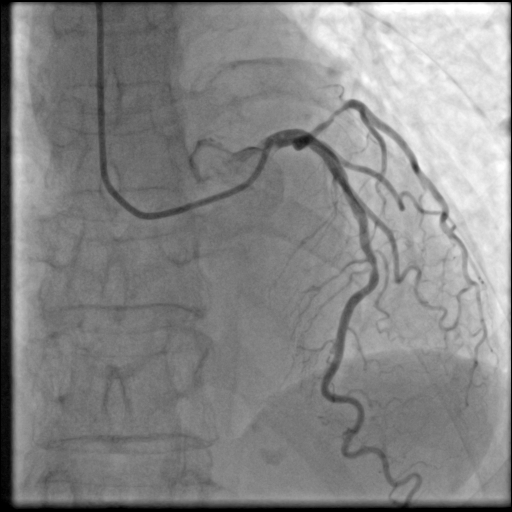
#> input picture Angiogram_1.png, 512 x 512 px
$ python advanced_vessel_analysis.py
#> lines starting #> are read from the running program, lines starting #| are printed output that depends on the picture; after the words box and inside, x2 and y2 are one past the last pixel; in counts of white or black regions, pixels touching at a corner belong together
#!/usr/bin/env python3
"""
Advanced Vessel Analysis Pipeline
Combines sophisticated vessel segmentation, skeletonization, diameter measurement,
and stenosis quantification for angiogram analysis.

Key Features:
- Frangi vesselness filtering for enhanced vessel detection
- Medial axis transform for accurate diameter measurement
- Graph-based skeleton analysis for vessel centerlines
- Quantitative stenosis detection with %DS calculation
- Comprehensive outputs: overlays, profiles, and CSV data
"""

import os
import cv2
import numpy as np
import pandas as pd
import matplotlib.pyplot as plt
from scipy.signal import find_peaks
from scipy.ndimage import gaussian_filter, binary_fill_holes
from skimage import io, img_as_float
from skimage.filters import frangi, threshold_otsu
from skimage.morphology import (closing, opening, remove_small_holes,
                               remove_small_objects, disk, medial_axis, dilation)
from skimage.segmentation import clear_border
import networkx as nx

# ---------------------------
# Configuration Parameters
# ---------------------------
MIN_OBJECT_SIZE = 200
CLAHE_CLIP = 2.0
CLAHE_TILE = (8, 8)
GAUSS_SIGMA = 1.0
FRANGI_BETA = 0.5
FRANGI_GAMMA = 25
CLOSE_RADIUS = 3
OPEN_RADIUS = 1

ROLL_WINDOW = 80          # samples for proximal reference
ROLL_PERCENT = 0.90       # P90
EDGE_EXCLUDE = 15         # ignore ends when picking min diameter
MIN_REF_DIAM = 1.0        # px; ignore minima with tiny reference

# ---------------------------
# Core Analysis Functions
# ---------------------------

def enhance_gray(gray, clahe_clip=CLAHE_CLIP, clahe_tile=CLAHE_TILE, sigma=GAUSS_SIGMA):
    """Enhanced contrast and noise reduction for angiogram images"""
    g8 = cv2.normalize(gray, None, 0, 255, cv2.NORM_MINMAX).astype(np.uint8)
    clahe = cv2.createCLAHE(clipLimit=clahe_clip, tileGridSize=clahe_tile)
    g8 = clahe.apply(g8)
    g = g8.astype(np.float32) / 255.0
    g = gaussian_filter(g, sigma=sigma)
    return g

def build_fov_mask(gray, right_strip_px=110, bottom_strip_px=15):
    """Create field-of-view mask to exclude imaging artifacts"""
    m = np.ones_like(gray, dtype=bool)
    m[:6, :] = False
    m[-6:, :] = False
    m[:, :6] = False
    m[:, -6:] = False
    if right_strip_px > 0:
        m[:, -right_strip_px:] = False
    if bottom_strip_px > 0:
        m[-bottom_strip_px:, :] = False
    return m

def segment_vessels_advanced(gray, fov_mask, min_obj=MIN_OBJECT_SIZE,
                           close_r=CLOSE_RADIUS, open_r=OPEN_RADIUS, ridge_dilate=3):
    """
    Advanced vessel segmentation using Frangi vesselness and morphological operations
    Returns (vessel_mask, vesselness_map)
    """
    # Enhanced preprocessing
    g = enhance_gray(gray)
    inv = 1.0 - g  # arteries darker → higher in inv

    # Black-hat transform to remove low-frequency background
    se = cv2.getStructuringElement(cv2.MORPH_ELLIPSE, (21, 21))
    closing_g = cv2.morphologyEx((g * 255).astype(np.uint8), cv2.MORPH_CLOSE, se)
    blackhat = (closing_g.astype(np.float32) - (g * 255)).clip(0, 255) / 255.0

    # Frangi vesselness on inverted gray (dark vessels become bright)
    vesselness = frangi(inv, beta=FRANGI_BETA, gamma=FRANGI_GAMMA)
    vesselness = (vesselness - vesselness.min()) / (vesselness.max() - vesselness.min() + 1e-8)

    # Candidate vessels by Otsu thresholding on blackhat within FOV
    bh = blackhat.copy()
    bh[~fov_mask] = 0
    t_bh = threshold_otsu(bh[fov_mask])
    vessels_initial = bh > t_bh

    # Gate with vesselness ridges (dilated) to keep only vascular structures
    ridge = vesselness > np.percentile(vesselness[fov_mask], 70)
    ridge = dilation(ridge, disk(ridge_dilate))
    vessel_mask = vessels_initial & ridge

    # Morphological cleanup
    vessel_mask = binary_fill_holes(vessel_mask)
    vessel_mask = closing(vessel_mask, disk(close_r))
    vessel_mask = opening(vessel_mask, disk(open_r))
    vessel_mask = remove_small_objects(vessel_mask, min_size=min_obj)
    vessel_mask = remove_small_holes(vessel_mask, area_threshold=min_obj // 2)
    vessel_mask = clear_border(vessel_mask)

    # Keep largest connected component
    num_labels, labels = cv2.connectedComponents(vessel_mask.astype(np.uint8), connectivity=8)
    if num_labels > 1:
        counts = np.bincount(labels.ravel())
        keep = np.argmax(counts[1:]) + 1 if counts.size > 1 else 0
        vessel_mask = (labels == keep)
    else:
        vessel_mask = (labels > 0)

    return vessel_mask, vesselness

def extract_skeleton_with_diameters(mask):
    """Extract skeleton using medial axis transform with diameter measurements"""
    skel, dist = medial_axis(mask, return_distance=True)
    y, x = np.nonzero(skel)
    coords = np.column_stack([y, x])
    diameters = 2.0 * dist[skel]  # Convert radius to diameter
    return skel, dist, coords, diameters

def find_main_vessel_path(skeleton):
    """Find main vessel path using simple distance-based approach"""
    # Get skeleton coordinates
    ys, xs = np.nonzero(skeleton)
    if len(ys) == 0:
        return np.array([]), np.array([])

    coords = np.column_stack([ys, xs])

    # Find endpoints (points with only one neighbor)
    endpoints = []
    for i, (y, x) in enumerate(coords):
        neighbors = 0
        for dy in [-1, 0, 1]:
            for dx in [-1, 0, 1]:
                if dy == 0 and dx == 0:
                    continue
                ny, nx = y + dy, x + dx
                if 0 <= ny < skeleton.shape[0] and 0 <= nx < skeleton.shape[1]:
                    if skeleton[ny, nx]:
                        neighbors += 1
        if neighbors <= 1:
            endpoints.append(i)

    if len(endpoints) < 2:
        # If no clear endpoints, find two most distant points
        if len(coords) < 2:
            return np.arange(len(coords)), coords

        # Find the two points that are farthest apart
        max_dist = 0
        best_pair = (0, len(coords)-1)
        for i in range(len(coords)):
            for j in range(i+1, len(coords)):
                dist = np.linalg.norm(coords[i] - coords[j])
                if dist > max_dist:
                    max_dist = dist
                    best_pair = (i, j)

        # Create simple path from start to end
        start_idx, end_idx = best_pair
        path_indices = np.arange(min(start_idx, end_idx), max(start_idx, end_idx) + 1)
        return path_indices, coords

    # Find path between two furthest endpoints
    ep1, ep2 = endpoints[0], endpoints[-1]
    if len(endpoints) > 2:
        max_dist = 0
        for i in range(len(endpoints)):
            for j in range(i+1, len(endpoints)):
                dist = np.linalg.norm(coords[endpoints[i]] - coords[endpoints[j]])
                if dist > max_dist:
                    max_dist = dist
                    ep1, ep2 = endpoints[i], endpoints[j]

    # Create path by sorting points along the line between endpoints
    start_pt = coords[ep1]
    end_pt = coords[ep2]

    # Project all points onto the line between start and end
    line_vec = end_pt - start_pt
    line_length = np.linalg.norm(line_vec)
    if line_length == 0:
        return np.arange(len(coords)), coords

    line_unit = line_vec / line_length

    projections = []
    for i, pt in enumerate(coords):
        vec_to_pt = pt - start_pt
        projection = np.dot(vec_to_pt, line_unit)
        projections.append((projection, i))

    # Sort by projection to get ordered path
    projections.sort(key=lambda x: x[0])
    path_indices = np.array([idx for _, idx in projections])

    return path_indices, coords

def calculate_rolling_reference(diameters, window=ROLL_WINDOW, percentile=ROLL_PERCENT):
    """Calculate rolling reference diameter for stenosis quantification"""
    s = pd.Series(diameters)
    ref = s.rolling(window, min_periods=max(10, window // 4)).quantile(percentile)
    ref = ref.bfill().ffill().to_numpy()
    return ref

def measure_stenosis_profile(coords, diameters, path_order):
    """Measure stenosis along the vessel path"""
    # Extract ordered coordinates and diameters along path
    ordered_coords = coords[path_order, :]
    ordered_diameters = diameters[path_order]

    # Calculate rolling reference diameter
    ref_diameters = calculate_rolling_reference(ordered_diameters)

    # Calculate percent diameter stenosis
    pds = (1.0 - (ordered_diameters / (ref_diameters + 1e-8))) * 100.0

    # Find minimum diameter location (excluding edges)
    lo = EDGE_EXCLUDE
    hi = len(ordered_diameters) - EDGE_EXCLUDE
    if hi > lo:
        min_idx = np.argmin(ordered_diameters[lo:hi]) + lo
    else:
        min_idx = np.argmin(ordered_diameters)

    # Ensure reference diameter is significant
    if ref_diameters[min_idx] < MIN_REF_DIAM:
        for k in np.argsort(ordered_diameters):
            if ref_diameters[k] >= MIN_REF_DIAM:
                min_idx = int(k)
                break

    return ordered_coords, ordered_diameters, ref_diameters, pds, int(min_idx)

def detect_stenoses(diameters, pds, rel_drop=0.4, abs_drop=2.0, window=15):
    """Detect stenoses based on sudden diameter drops"""
    d = np.asarray(diameters)
    stenoses = []

    # Compute gradient for V-shape detection
    grad = np.gradient(d)

    # Find local minima as potential stenosis points
    mins, _ = find_peaks(-d)

    for i in mins:
        left = max(0, i - window)
        right = min(len(d), i + window)
        d_left = np.max(d[left:i]) if i > left else d[i]
        d_right = np.max(d[i:right]) if i < right else d[i]

        drop = max(d_left - d[i], d_right - d[i])
        rel_drop_val = drop / (max(d_left, d_right) + 1e-8)

        # Stenosis criteria: significant drop + V-shape
        is_significant_drop = (drop >= abs_drop or rel_drop_val >= rel_drop)
        is_v_shape = (i > 0 and i < len(grad) - 1 and
                     grad[i-1] < 0 and grad[i+1] > 0)

        if is_significant_drop and is_v_shape:
            stenoses.append(i)

    # Sort by severity (narrowest first)
    stenoses = sorted(stenoses, key=lambda j: d[j])
    return stenoses

def create_overlay_visualization(image, coords, diameters, pds, stenosis_idx, output_path):
    """Create comprehensive overlay visualization"""
    # Convert to 8-bit RGB
    img_8bit = cv2.normalize(image, None, 0, 255, cv2.NORM_MINMAX).astype(np.uint8)
    overlay = cv2.cvtColor(img_8bit, cv2.COLOR_GRAY2BGR)

    # Draw vessel centerline
    for i in range(len(coords) - 1):
        pt1 = (int(coords[i, 1]), int(coords[i, 0]))
        pt2 = (int(coords[i+1, 1]), int(coords[i+1, 0]))
        cv2.line(overlay, pt1, pt2, (255, 255, 0), 1)  # Yellow centerline

    # Highlight stenosis location
    if stenosis_idx < len(coords):
        center_y, center_x = coords[stenosis_idx]
        center_pt = (int(center_x), int(center_y))

        # Draw stenosis marker
        cv2.drawMarker(overlay, center_pt, (0, 0, 255),
                      markerType=cv2.MARKER_CROSS, markerSize=14, thickness=2)

        # Draw diameter measurement line
        diameter_px = diameters[stenosis_idx]
        radius = max(1, int(diameter_px / 2))

        # Calculate perpendicular direction for diameter line
        if stenosis_idx > 0 and stenosis_idx < len(coords) - 1:
            # Use neighboring points to find tangent direction
            prev_pt = coords[stenosis_idx - 1]
            next_pt = coords[stenosis_idx + 1]
            tangent = next_pt - prev_pt
            tangent = tangent / (np.linalg.norm(tangent) + 1e-6)
            normal = np.array([-tangent[1], tangent[0]])  # Perpendicular
        else:
            normal = np.array([0, 1])  # Default direction

        # Draw diameter line
        offset = normal * radius
        pt1 = (int(center_x - offset[1]), int(center_y - offset[0]))
        pt2 = (int(center_x + offset[1]), int(center_y + offset[0]))
        cv2.line(overlay, pt1, pt2, (0, 0, 255), 2)

        # Add stenosis percentage label
        pds_val = pds[stenosis_idx]
        label = f"{pds_val:.0f}% DS"
        cv2.putText(overlay, label, (int(center_x) + 8, int(center_y) - 8),
                   cv2.FONT_HERSHEY_SIMPLEX, 0.5, (0, 0, 255), 1, cv2.LINE_AA)

    cv2.imwrite(output_path, overlay)
    return overlay

def create_diameter_profile_plot(diameters, ref_diameters, pds, stenosis_idx, output_path, image_name):
    """Create diameter profile plot"""
    fig, (ax1, ax2) = plt.subplots(2, 1, figsize=(12, 8))

    # Diameter plot
    indices = np.arange(len(diameters))
    ax1.plot(indices, diameters, 'b-', linewidth=2, label='Diameter (px)')
    ax1.plot(indices, ref_diameters, 'g--', linewidth=1.5, label='Reference (P90)')

    # Mark stenosis
    if stenosis_idx < len(diameters):
        ax1.plot(stenosis_idx, diameters[stenosis_idx], 'ro', markersize=8,
                label=f'Stenosis ({pds[stenosis_idx]:.1f}% DS)')

    ax1.set_xlabel('Centerline Index')
    ax1.set_ylabel('Diameter (pixels)')
    ax1.set_title(f'Vessel Diameter Profile: {image_name}')
    ax1.legend()
    ax1.grid(True, alpha=0.3)

    # Percent diameter stenosis plot
    ax2.plot(indices, pds, 'r-', linewidth=2, label='% Diameter Stenosis')
    ax2.axhline(y=50, color='orange', linestyle='--', alpha=0.7, label='50% DS threshold')
    ax2.axhline(y=70, color='red', linestyle='--', alpha=0.7, label='70% DS threshold')

    if stenosis_idx < len(pds):
        ax2.plot(stenosis_idx, pds[stenosis_idx], 'ro', markersize=8)

    ax2.set_xlabel('Centerline Index')
    ax2.set_ylabel('% Diameter Stenosis')
    ax2.set_title('Stenosis Profile')
    ax2.legend()
    ax2.grid(True, alpha=0.3)
    ax2.set_ylim(0, 100)

    plt.tight_layout()
    plt.savefig(output_path, dpi=150, bbox_inches='tight')
    plt.close()

def process_angiogram_advanced(image_path, output_dir="advanced_output", px_size=None):
    """Complete advanced angiogram analysis pipeline"""
    # Create output directory
    os.makedirs(output_dir, exist_ok=True)

    # Read and preprocess image
    try:
        image = img_as_float(io.imread(image_path, as_gray=True))
    except:
        print(f"Error: Could not read image {image_path}")
        return None

    base_name = os.path.splitext(os.path.basename(image_path))[0]
    print(f"\nProcessing {image_path}...")

    # Create field-of-view mask
    fov_mask = build_fov_mask(image)

    # Advanced vessel segmentation
    vessel_mask, vesselness = segment_vessels_advanced(image, fov_mask)

    # Extract skeleton with diameter measurements
    skeleton, distance_map, coords, diameters = extract_skeleton_with_diameters(vessel_mask)

    # Find main vessel path
    path_indices, path_coords = find_main_vessel_path(skeleton)

    if len(path_indices) == 0:
        print(f"Warning: No valid vessel path found in {image_path}")
        return None

    # Measure stenosis profile along main vessel
    ordered_coords, ordered_diams, ref_diams, pds, min_idx = measure_stenosis_profile(
        coords, diameters, path_indices)

    # Detect stenoses
    stenosis_indices = detect_stenoses(ordered_diams, pds)
    primary_stenosis_idx = stenosis_indices[0] if stenosis_indices else min_idx

    # Save intermediate results
    cv2.imwrite(f"{output_dir}/{base_name}_vesselness.png",
                (vesselness * 255).astype(np.uint8))
    cv2.imwrite(f"{output_dir}/{base_name}_mask.png",
                (vessel_mask.astype(np.uint8)) * 255)

    # Create skeleton visualization
    img_8bit = cv2.normalize(image, None, 0, 255, cv2.NORM_MINMAX).astype(np.uint8)
    skel_overlay = cv2.cvtColor(img_8bit, cv2.COLOR_GRAY2BGR)
    ys, xs = np.nonzero(skeleton)
    skel_overlay[ys, xs] = (255, 255, 255)  # White skeleton
    cv2.imwrite(f"{output_dir}/{base_name}_skeleton.png", skel_overlay)

    # Create comprehensive overlay
    overlay_path = f"{output_dir}/{base_name}_overlay.png"
    create_overlay_visualization(image, ordered_coords, ordered_diams, pds,
                               primary_stenosis_idx, overlay_path)

    # Create diameter profile plot
    profile_path = f"{output_dir}/{base_name}_profile.png"
    create_diameter_profile_plot(ordered_diams, ref_diams, pds, primary_stenosis_idx,
                                profile_path, base_name)

    # Generate comprehensive CSV data
    curve_data = pd.DataFrame({
        'curve_index': np.arange(len(ordered_coords)),
        'y': ordered_coords[:, 0],
        'x': ordered_coords[:, 1],
        'diameter_px': ordered_diams,
        'ref_diameter_px': ref_diams,
        'percent_diameter_stenosis': pds
    })

    if px_size:
        curve_data['diameter_mm'] = curve_data['diameter_px'] * px_size
        curve_data['ref_diameter_mm'] = curve_data['ref_diameter_px'] * px_size

    csv_path = f"{output_dir}/{base_name}_analysis.csv"
    curve_data.to_csv(csv_path, index=False)

    # Generate detection summary
    detections = []
    for idx in stenosis_indices[:3]:  # Top 3 stenoses
        detections.append({
            'curve_index': idx,
            'y': int(ordered_coords[idx, 0]),
            'x': int(ordered_coords[idx, 1]),
            'diameter_px': float(ordered_diams[idx]),
            'ref_diameter_px': float(ref_diams[idx]),
            'percent_stenosis': float(pds[idx])
        })

    detection_path = f"{output_dir}/{base_name}_detections.csv"
    pd.DataFrame(detections).to_csv(detection_path, index=False)

    # Print results
    print(f"✓ Vesselness map: {output_dir}/{base_name}_vesselness.png")
    print(f"✓ Vessel mask: {output_dir}/{base_name}_mask.png")
    print(f"✓ Skeleton: {output_dir}/{base_name}_skeleton.png")
    print(f"✓ Overlay: {overlay_path}")
    print(f"✓ Profile plot: {profile_path}")
    print(f"✓ Analysis data: {csv_path}")
    print(f"✓ Detections: {detection_path}")

    if detections:
        primary = detections[0]
        print(f"Primary stenosis: {primary['percent_stenosis']:.1f}% DS at ({primary['x']}, {primary['y']})")

    return {
        'image_path': image_path,
        'num_detections': len(detections),
        'primary_stenosis': detections[0] if detections else None,
        'analysis_csv': csv_path,
        'overlay_path': overlay_path
    }

def main():
    """Process angiogram images with advanced vessel analysis"""
    print("🔬 Advanced Vessel Analysis Pipeline")
    print("=" * 50)
    print("Features:")
    print("• Frangi vesselness filtering for enhanced vessel detection")
    print("• Medial axis transform for precise diameter measurement")
    print("• Graph-based skeleton analysis for main vessel extraction")
    print("• Quantitative stenosis detection with %DS calculation")
    print("• Comprehensive outputs: overlays, profiles, and CSV data")
    print("=" * 50)

    # Process all angiogram images
    image_files = ["Angiogram_1.png", "Angiogram_2.png", "Angiogram_3.png"]
    results = []

    for image_file in image_files:
        if os.path.exists(image_file):
            result = process_angiogram_advanced(image_file, px_size=0.22)  # Assuming 0.22 mm/pixel
#> in process_angiogram_advanced, `fov_mask = build_fov_mask(image)`:
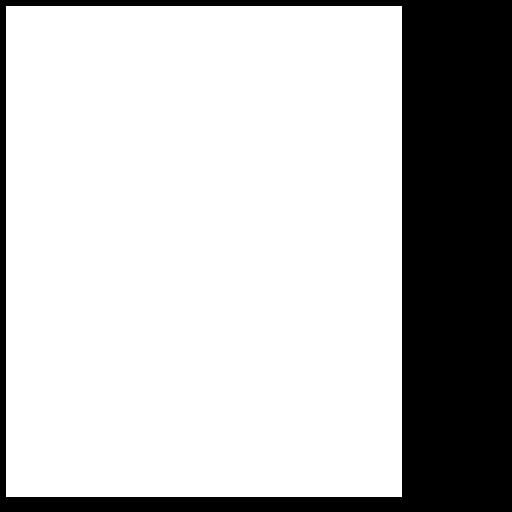
#> fov_mask: shape (512, 512) bool; 74.2% white; 1 black region, box (x1, y1, x2, y2) and area: (0, 0, 512, 512) 67708
#> in segment_vessels_advanced, `inv = 1.0 - g`:
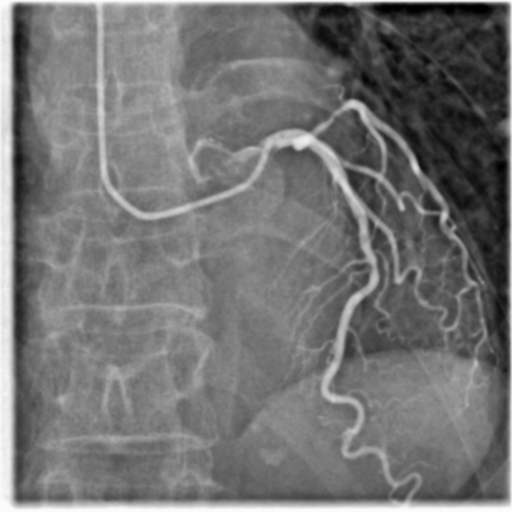
#> inv: shape (512, 512) float32; min 8.88e-06, max 0.992, mean 0.454
#> in segment_vessels_advanced, `closing_g = cv2.morphologyEx((g * 255).astype(np.uint8), cv2.MORPH_CLO..`:
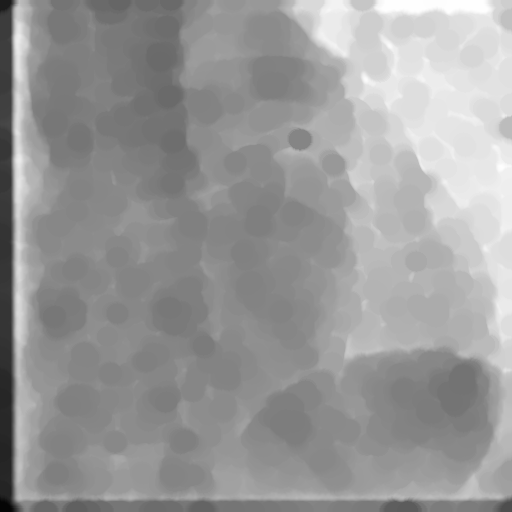
#> closing_g: shape (512, 512); min 5, max 254, mean 153.6
#> in segment_vessels_advanced, `bh[~fov_mask] = 0`:
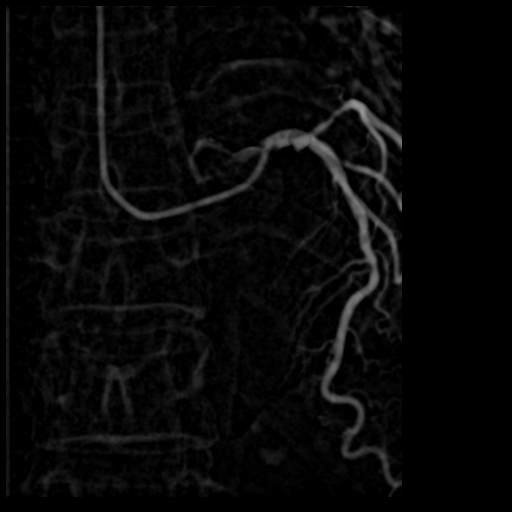
#> bh: shape (512, 512) float32; min 0, max 0.593, mean 0.0328
#> in segment_vessels_advanced, `t_bh = threshold_otsu(bh[fov_mask])`: t_bh = 0.145
#> in segment_vessels_advanced, `ridge = vesselness > np.percentile(vesselness[fov_mask], 70)`:
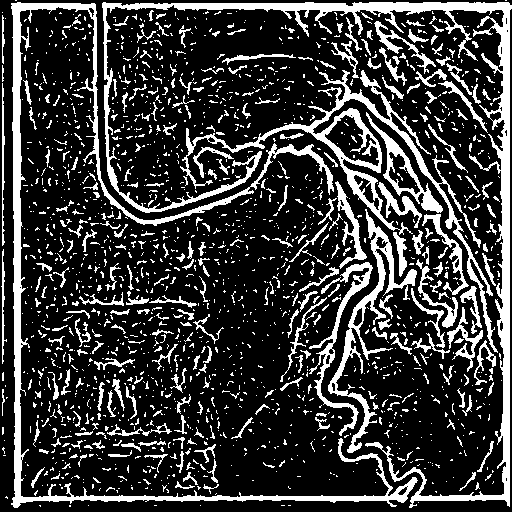
#> ridge: shape (512, 512) bool; 22.4% white; 1800 white regions (1501 under 20 px), largest, box (x1, y1, x2, y2) and area: (102, 2, 512, 508) 11236, (11, 2, 418, 508) 9190, (180, 70, 498, 353) 5701
#> in segment_vessels_advanced, `ridge = dilation(ridge, disk(ridge_dilate))`:
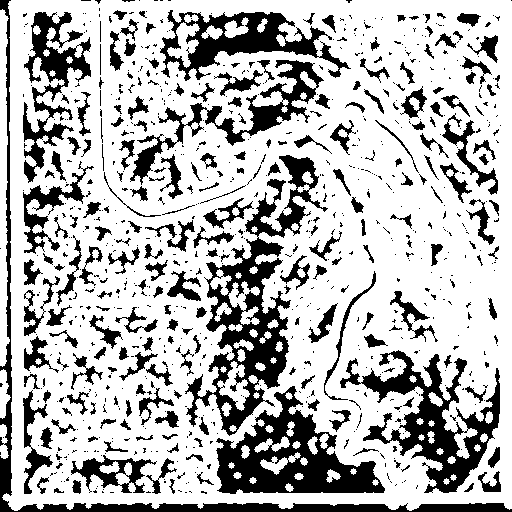
#> ridge: shape (512, 512) bool; 72.3% white; 839 black regions (616 under 20 px), largest, box (x1, y1, x2, y2) and area: (185, 155, 328, 436) 9911, (216, 386, 385, 494) 7819, (340, 350, 500, 493) 7196
#> in segment_vessels_advanced, `vessel_mask = remove_small_objects(vessel_mask, min_size=min_obj)`:
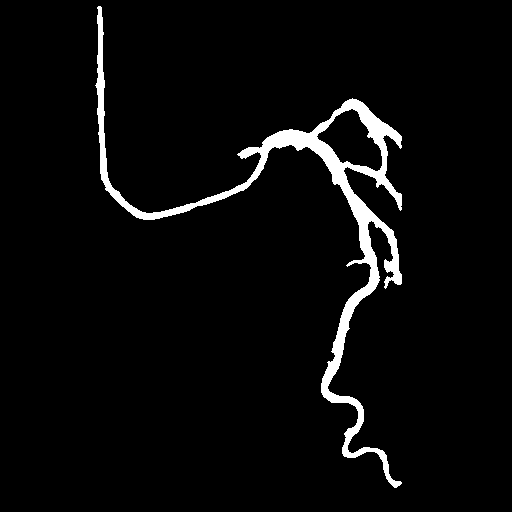
#> vessel_mask: shape (512, 512) bool; 3.9% white; 1 white region, box (x1, y1, x2, y2) and area: (95, 6, 402, 488) 10254
#> in segment_vessels_advanced, `num_labels, labels = cv2.connectedComponents(vessel_mask.astype(np.uin..`: num_labels = 2
#> (the rest of the program and of its run is left out)
